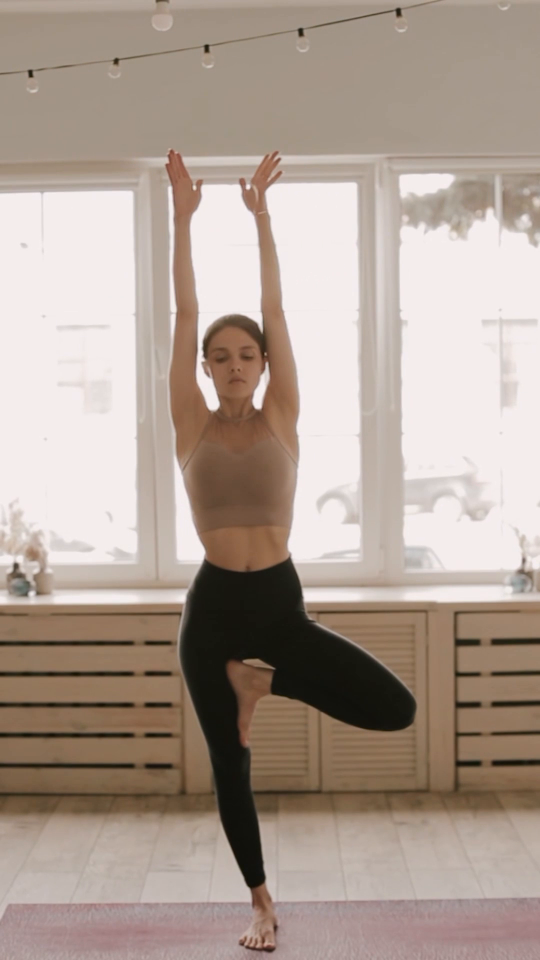
#> input picture frame 28 of PoseEstimationProject/pose_video.mp4, 1080 x 1920 px, given in place of ai-fitness-trainer.mp4, which was not available (shown at 1/2 size)
$ python videosCombining.py
#> lines starting #> are read from the running program, lines starting #| are printed output that depends on the picture; pictures that were not available may be replaced by others from this repository, and a replacement may not be noted
import cv2
import numpy as np
import os

frameWidth = 320
frameHeight = 360

cap = cv2.VideoCapture(r'C:/Users/Muhammad Shahroz/Desktop/CV videos for profile/ai-fitness-trainer.mp4')
cap1 = cv2.VideoCapture(r'C:/Users/Muhammad Shahroz/Desktop/CV videos for profile/gestureVolControl.mp4')

fourcc = cv2.VideoWriter_fourcc('X', 'V', 'I', 'D')
dst_path = "Saved_Results/"
if not os.path.exists(dst_path):
    os.makedirs(dst_path)
videoWriter = cv2.VideoWriter(dst_path + 'CombineVideos.avi', fourcc, 30.0, (640, 360))
frame_counter = 0

while cap1.isOpened():

    frame_counter += 1
    # If the last frame is reached, reset the capture and the frame_counter
    if frame_counter == cap1.get(cv2.CAP_PROP_FRAME_COUNT):
        frame_counter = 0  # Or whatever as long as it is the same as next line
        cap1.set(cv2.CAP_PROP_POS_FRAMES, 0)

    ret, frame = cap.read()
#> frame is the input picture: shape (1920, 1080, 3); mean B, G, R 147.9, 158.5, 173.9
    ret1, frame1 = cap1.read()
    if ret1:
        frame = cv2.resize(frame, (frameWidth, frameHeight), interpolation=cv2.INTER_AREA)
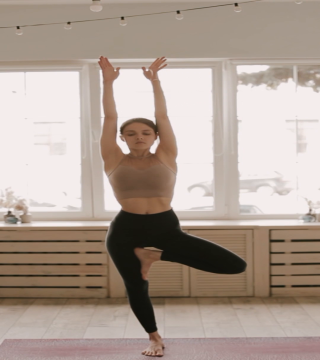
#> frame: shape (360, 320, 3); mean B, G, R 147.9, 158.5, 173.9
        frame1 = cv2.resize(frame1, (frameWidth, frameHeight), interpolation=cv2.INTER_AREA)
        both = np.concatenate((frame, frame1), axis=1)
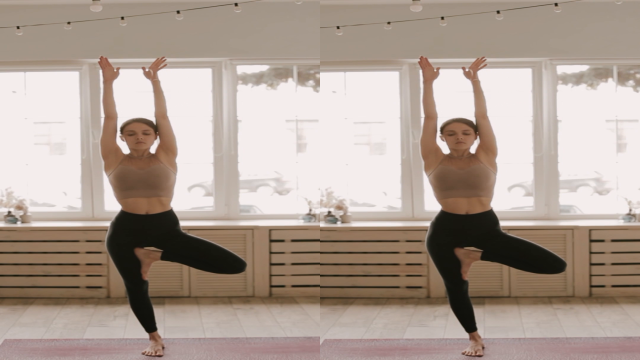
#> both: shape (360, 640, 3); mean B, G, R 147.9, 158.5, 173.9
        both = cv2.resize(both, (640, 360))

        cv2.imshow('Frame', both)
        videoWriter.write(both)

        if cv2.waitKey(1) & 0xFF == ord('q'):
#> (key q is pressed here)
            break
    else:
        break

cap.release()
videoWriter.release()
cv2.destroyAllWindows()

$ run again, starting later in the video
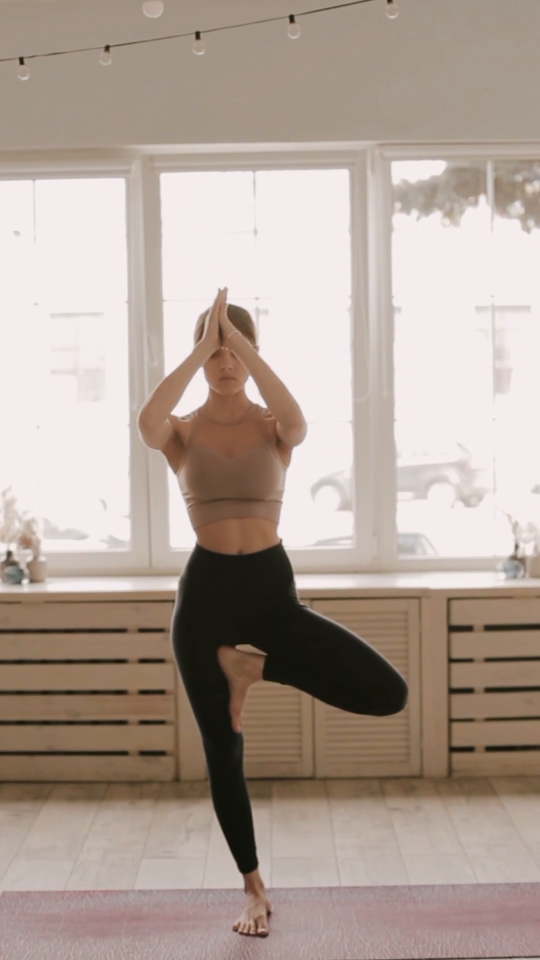
#> input picture frame 126 of PoseEstimationProject/pose_video.mp4, 1080 x 1920 px, given in place of ai-fitness-trainer.mp4, which was not available (shown at 1/2 size)
#> frame is the input picture: shape (1920, 1080, 3); mean B, G, R 151, 160.9, 176.1
#> `frame = cv2.resize(frame, (frameWidth, frameHeight), interpolation=cv2..`:
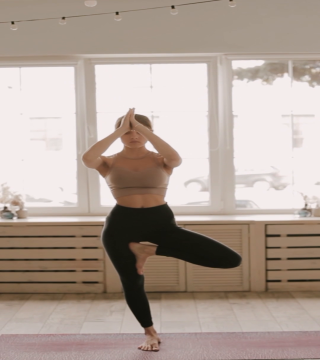
#> frame: shape (360, 320, 3); mean B, G, R 151, 160.9, 176
#> `both = np.concatenate((frame, frame1), axis=1)`:
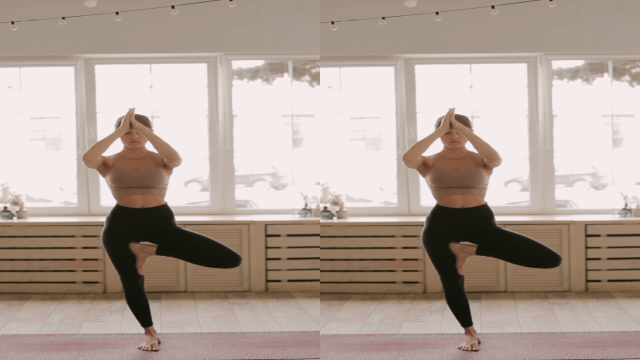
#> both: shape (360, 640, 3); mean B, G, R 151, 160.9, 176

$ run again, starting later in the video
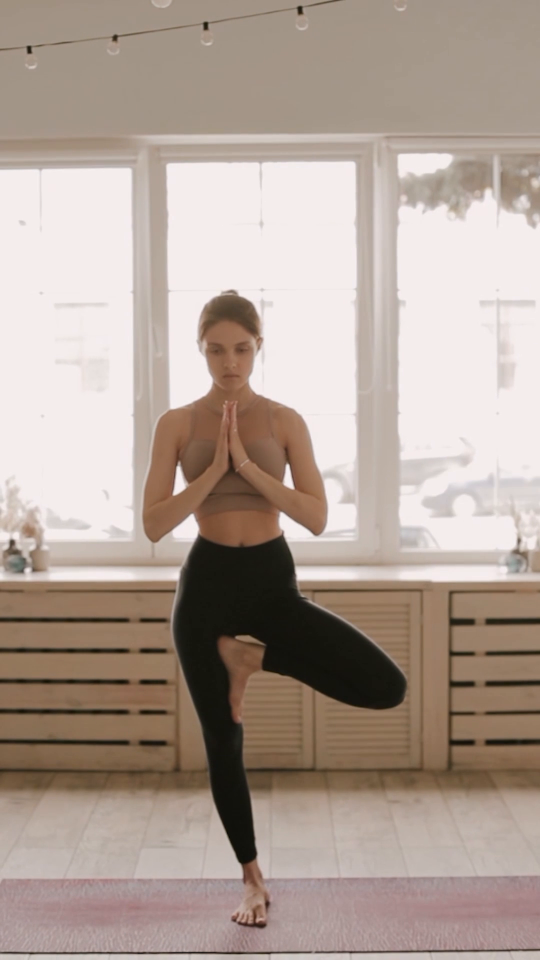
#> input picture frame 224 of PoseEstimationProject/pose_video.mp4, 1080 x 1920 px, given in place of ai-fitness-trainer.mp4, which was not available (shown at 1/2 size)
#> frame is the input picture: shape (1920, 1080, 3); mean B, G, R 150.5, 160.4, 175.7
#> `frame = cv2.resize(frame, (frameWidth, frameHeight), interpolation=cv2..`:
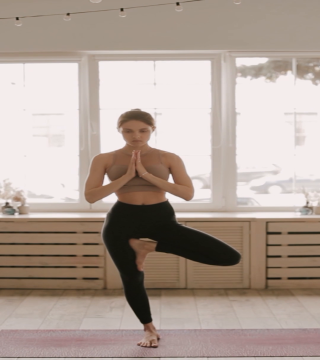
#> frame: shape (360, 320, 3); mean B, G, R 150.5, 160.4, 175.7
#> `both = np.concatenate((frame, frame1), axis=1)`:
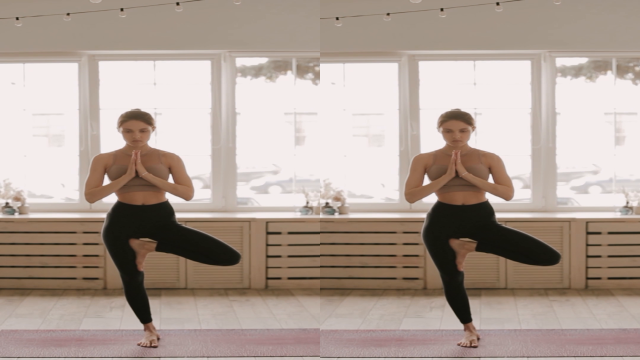
#> both: shape (360, 640, 3); mean B, G, R 150.5, 160.4, 175.7
